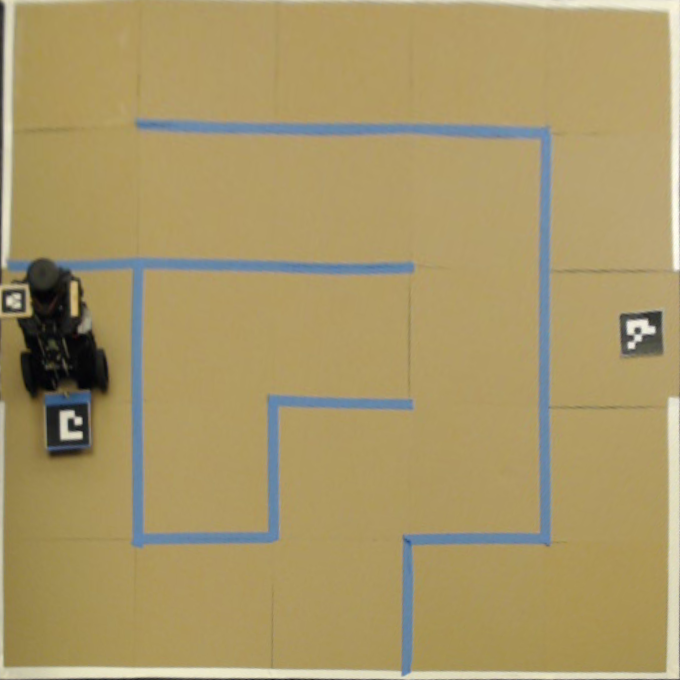
#> input picture src/computer_vision/data/camera_calibration/snapshot_00.png, 680 x 680 px
$ python thresholds_hsv.py
#> lines starting #> are read from the running program, lines starting #| are printed output that depends on the picture; after the words box and inside, x2 and y2 are one past the last pixel; in counts of white or black regions, pixels touching at a corner belong together
import os
import cv2
import numpy as np

def nothing(x):
    pass

# initialize directory paths
script_dir = os.path.dirname(os.path.abspath(__file__))
img_path = os.path.join(script_dir, '..', 'data', 'camera_calibration', 'snapshot_00.png')
image = cv2.imread(img_path)
#> image is the input picture: shape (680, 680, 3); mean B, G, R 103.4, 151, 168.6
if image is None:
    raise FileNotFoundError("Image not found at the specified path.")

# screen size
screen_width = 1920
screen_height = 1080

# image dimensions
img_height, img_width = image.shape[:2]
#> img_height = 680; img_width = 680

available_width = screen_width
available_height = screen_height - 500

scale_factor = min(available_width / img_width, available_height / img_height)
#> scale_factor = 0.853

if scale_factor < 1:
    new_width = int(img_width * scale_factor)
#> new_width = 580
    new_height = int(img_height * scale_factor)
#> new_height = 580
    image = cv2.resize(image, (new_width, new_height), interpolation=cv2.INTER_AREA)
#> image: shape (580, 580, 3)

# resizable window
cv2.namedWindow('image', cv2.WINDOW_NORMAL)

# create trackbars
cv2.createTrackbar('HMin','image',0,179,nothing) # Hue is from 0-179 for Opencv
#> slider 'HMin' is set to 35
cv2.createTrackbar('SMin','image',0,255,nothing)
#> slider 'SMin' is set to 51
cv2.createTrackbar('VMin','image',0,255,nothing)
#> slider 'VMin' is set to 51
cv2.createTrackbar('HMax','image',0,179,nothing)
#> slider 'HMax' is set to 179
cv2.createTrackbar('SMax','image',0,255,nothing)
#> slider 'SMax' is set to 255
cv2.createTrackbar('VMax','image',0,255,nothing)
#> slider 'VMax' is set to 255

# git default values for MAX HSV trackbars.
cv2.setTrackbarPos('HMax', 'image', 179)
cv2.setTrackbarPos('SMax', 'image', 255)
cv2.setTrackbarPos('VMax', 'image', 255)

hMin = sMin = vMin = hMax = sMax = vMax = 0
phMin = psMin = pvMin = phMax = psMax = pvMax = 0

wait_time = 33

while True:
    hMin = cv2.getTrackbarPos('HMin','image')
    sMin = cv2.getTrackbarPos('SMin','image')
    vMin = cv2.getTrackbarPos('VMin','image')
    hMax = cv2.getTrackbarPos('HMax','image')
    sMax = cv2.getTrackbarPos('SMax','image')
    vMax = cv2.getTrackbarPos('VMax','image')

    lower = np.array([hMin, sMin, vMin])
    upper = np.array([hMax, sMax, vMax])

    hsv = cv2.cvtColor(image, cv2.COLOR_BGR2HSV)
#> hsv: shape (580, 580, 3); mean H, S, V 26.6, 103.7, 170.9
    mask = cv2.inRange(hsv, lower, upper)
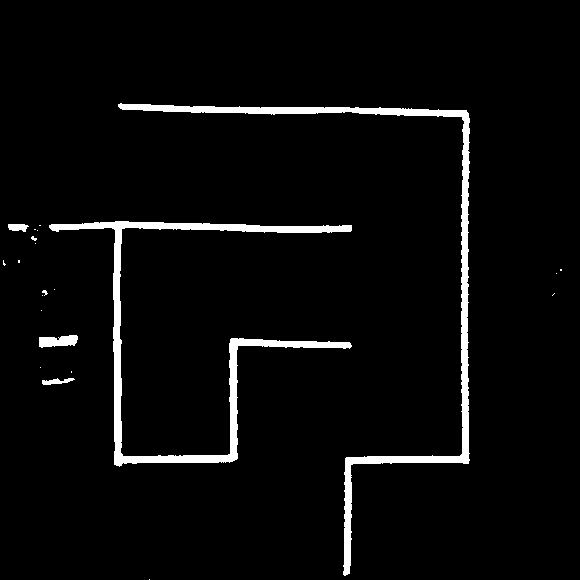
#> mask: shape (580, 580); 3.9% white; 22 white regions (17 under 20 px), largest, box (x1, y1, x2, y2) and area: (118, 103, 470, 576) 6243, (49, 221, 352, 467) 6239, (39, 335, 78, 348) 369, (42, 378, 75, 385) 130, (8, 224, 29, 232) 126
    output = cv2.bitwise_and(image,image, mask=mask)
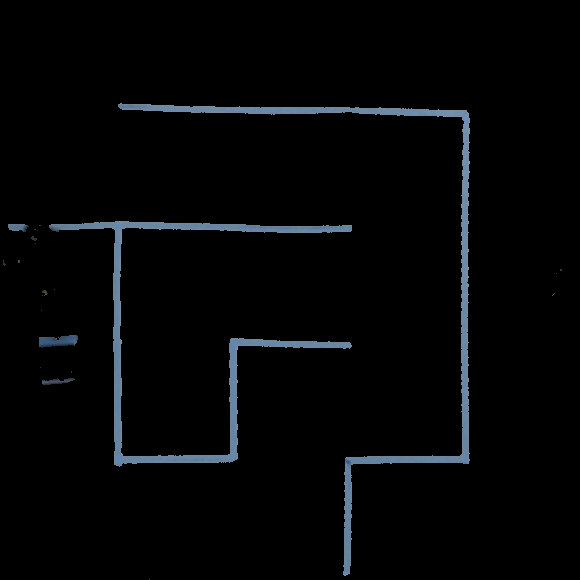
#> output: shape (580, 580, 3); mean B, G, R 6.2, 5.2, 4.1

    if ((phMin != hMin) or (psMin != sMin) or (pvMin != vMin) or
        (phMax != hMax) or (psMax != sMax) or (pvMax != vMax)):
        print("(hMin = %d , sMin = %d, vMin = %d), (hMax = %d , sMax = %d, vMax = %d)"
              % (hMin, sMin, vMin, hMax, sMax, vMax))
        phMin = hMin
        psMin = sMin
        pvMin = vMin
        phMax = hMax
        psMax = sMax
        pvMax = vMax

    # show the result
    cv2.imshow('image', output)

    if cv2.waitKey(wait_time) & 0xFF == ord('q'):
#> (key q is pressed here)
        break

cv2.destroyAllWindows()

$ run again, with src/computer_vision/data/camera_calibration/snapshot_01.png copied over src/computer_vision/data/camera_calibration/snapshot_00.png
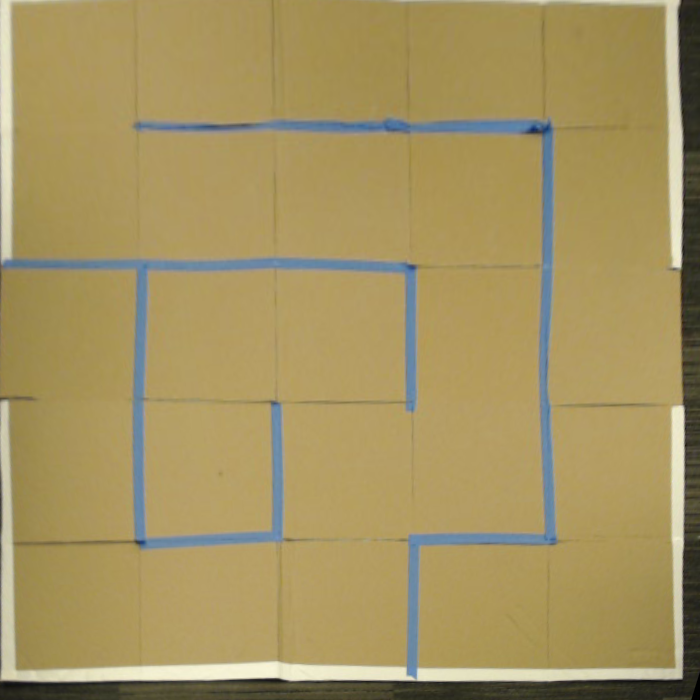
#> input picture src/computer_vision/data/camera_calibration/snapshot_01.png, 700 x 700 px
#> image is the input picture: shape (700, 700, 3); mean B, G, R 96.6, 147.4, 164.7
#> image: shape (580, 580, 3)
#> hsv: shape (580, 580, 3); mean H, S, V 26.1, 109.6, 166.7
#> `mask = cv2.inRange(hsv, lower, upper)`:
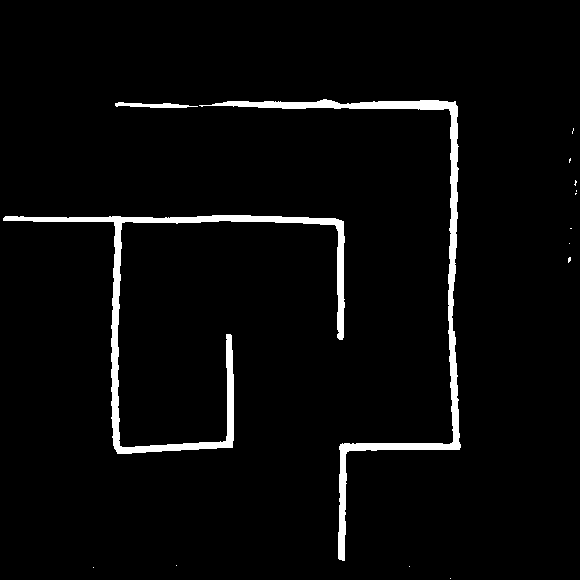
#> mask: shape (580, 580); 3.5% white; 15 white regions (12 under 20 px), largest, box (x1, y1, x2, y2) and area: (3, 215, 345, 454) 5836, (199, 99, 461, 561) 5517, (115, 102, 198, 108) 286
#> `output = cv2.bitwise_and(image,image, mask=mask)`:
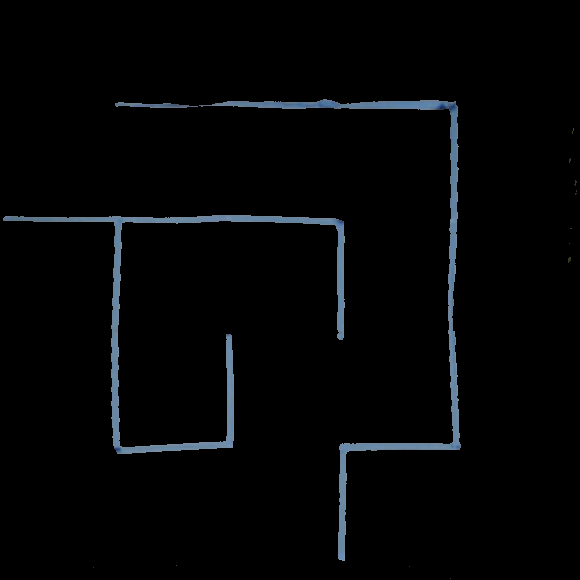
#> output: shape (580, 580, 3); mean B, G, R 5.5, 4.5, 3.6
